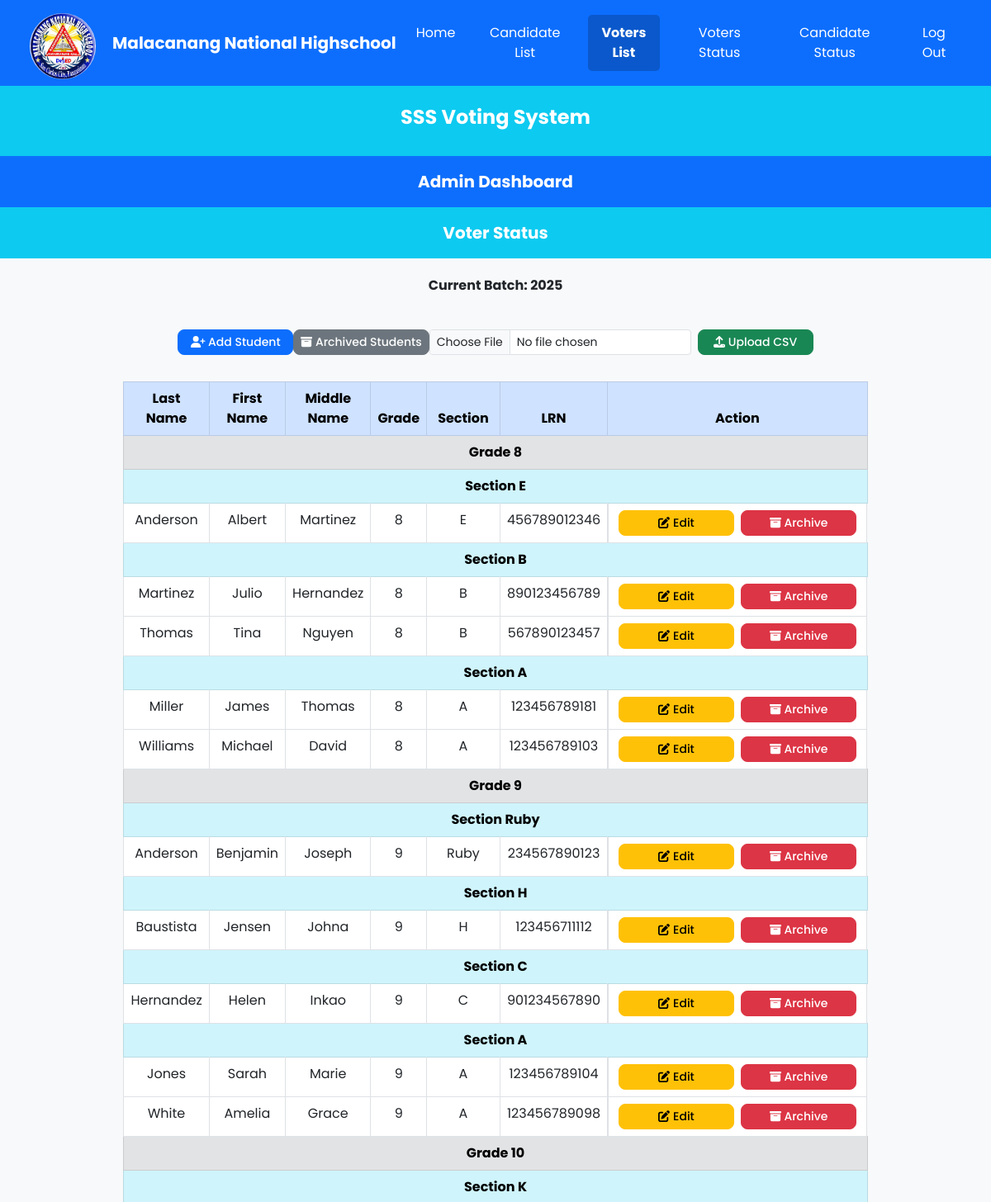
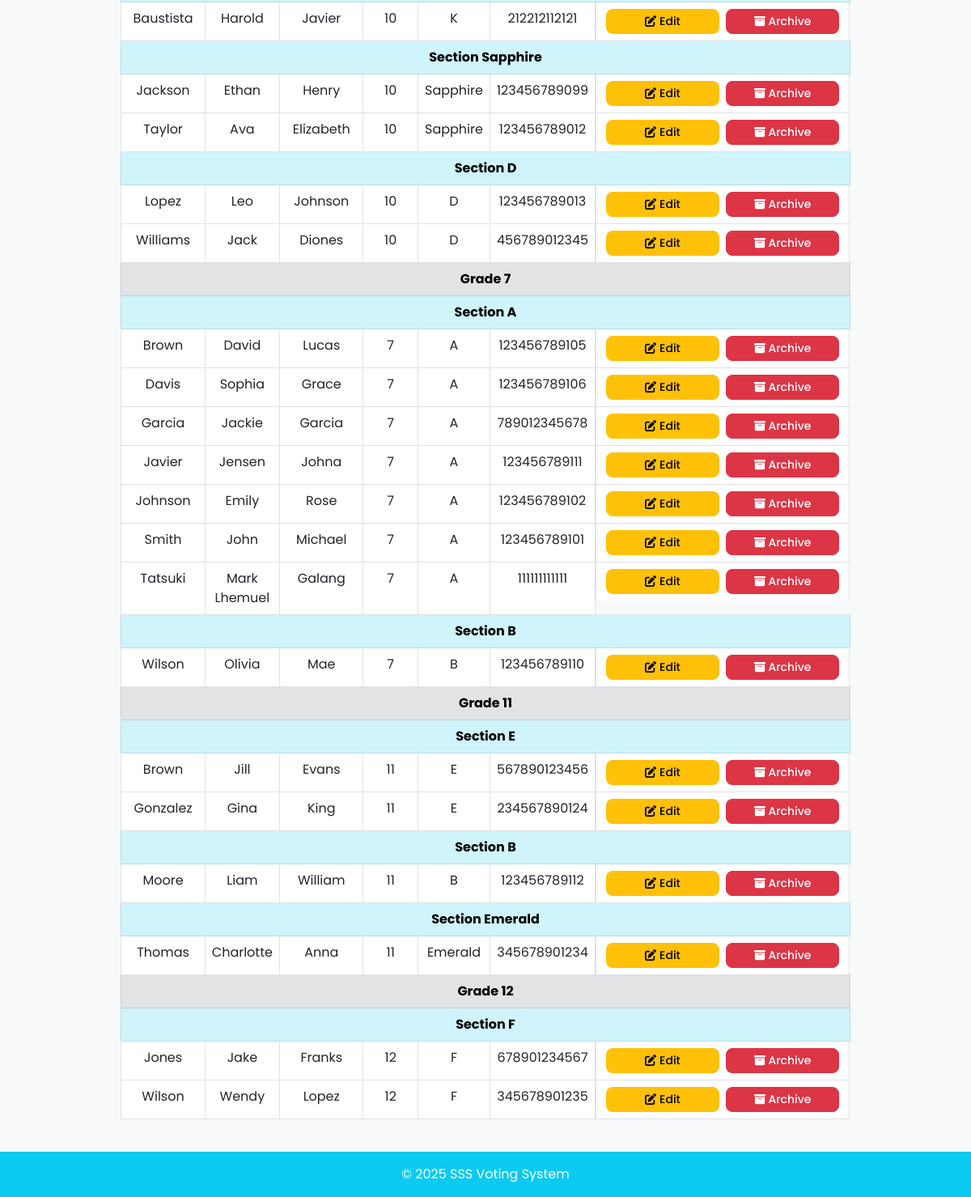
Screenshot of /school_VS/voters.php with the database file from the repository (2 pictures, top to bottom).
### tables this page shows
CREATE TABLE `current_batch` (
  `current_batchID` int(11) NOT NULL DEFAULT 1,
  `batch_number` int(11) NOT NULL,
  `updated_at` timestamp NOT NULL DEFAULT current_timestamp() ON UPDATE current_timestamp(),
  PRIMARY KEY (`current_batchID`)
);

CREATE TABLE `students` (
  `student_ID` int(11) NOT NULL AUTO_INCREMENT,
  `last_name` varchar(255) DEFAULT NULL,
  `first_name` varchar(255) DEFAULT NULL,
  `middle_name` varchar(255) DEFAULT NULL,
  `grade` int(10) NOT NULL,
  `section` varchar(50) NOT NULL,
  `lrn` varchar(20) NOT NULL,
  `status` enum('active','archived') DEFAULT 'active',
  `voted` tinyint(1) DEFAULT 0,
  `batch` int(11) DEFAULT NULL,
  PRIMARY KEY (`student_ID`),
  UNIQUE KEY `unique_student` (`lrn`,`batch`),
  UNIQUE KEY `unique_lrn_batch` (`lrn`,`batch`),
  UNIQUE KEY `lrn` (`lrn`,`batch`)
);

### school_VS/voters.php (the view, shortened to what this page needs)
<?php
include 'db_connect.php';
$currentBatchResult = $conn->query("SELECT batch_number FROM current_batch WHERE current_batchID = 1");
if ($currentBatchResult) {
    $currentBatch = $currentBatchResult->fetch_assoc()['batch_number'];
} else {
    echo "Error fetching current batch: " . $conn->error;
    exit();
}
$students = [];
if (!empty($currentBatch)) {
    $result = $conn->query("SELECT * FROM students WHERE status='active' AND batch = '$currentBatch' ORDER BY last_name, first_name, middle_name");
    if ($result) {
        while ($row = $result->fetch_assoc()) {
            $students[$row['grade']][$row['section']][] = $row;
        }
    } else {
        echo "Error fetching students: " . $conn->error;
    }
} else {
    echo "Error: Current batch is not set!";
}
$current_page = basename($_SERVER['PHP_SELF']);
?>
<!DOCTYPE html>
<html lang="en">
<head>
    <link rel="stylesheet" href="style.css" />
    <link href="https://cdn.jsdelivr.net/npm/bootstrap@5.3.0/dist/css/bootstrap.min.css" rel="stylesheet" />
</head>
<body class="bg-light">
<div class="container-fluid px-0">
    <nav class="navbar navbar-expand-lg navbar-dark bg-primary px-3">
        <img src="temp.png" alt="School Logo" class="rounded-circle mt-2" width="80" style="margin-left: 20px; margin-right: 20px;" />
        <a class="navbar-brand fw-bold text-white" href="admin_dashboard.php">Malacanang National Highschool</a>
        <div class="collapse navbar-collapse" id="navbarNav">
            <ul class="navbar-nav ms-auto">
                <li class="nav-item"><a class="nav-link <?= ($current_page == 'admin_dashboard.php') ? 'active' : ''; ?>" href="admin_dashboard.php">Home</a></li>
                <li class="nav-item"><a class="nav-link <?= ($current_page == 'canprev.php') ? 'active' : ''; ?>" href="canprev.php">Candidate List</a></li>
                <li class="nav-item"><a class="nav-link <?= ($current_page == 'voters.php') ? 'active' : ''; ?>" href="voters.php">Voters List</a></li>
                <li class="nav-item"><a class="nav-link <?= ($current_page == 'voted.php') ? 'active' : ''; ?>" href="voted.php">Voters Status</a></li>
                <li class="nav-item"><a class="nav-link <?= ($current_page == 'winners.php') ? 'active' : ''; ?>" href="winners.php">Candidate Status</a></li>
                <li class="nav-item"><a class="nav-link <?= ($current_page == 'index.php') ? 'active' : ''; ?>" href="index.php">Log Out</a></li>
            </ul>
        </div>
    </nav>
    <div class="text-center bg-info text-white py-4">
        <h1 class="fs-4 fw-bold">SSS Voting System</h1>
    </div>
    <div class="text-center py-3 bg-primary text-white fw-bold fs-5">Admin Dashboard</div>
    <div class="text-center py-3 bg-info text-white fw-bold fs-5">Voter Status</div>
    <div class="text-center py-3 bg-light text-dark fw-bold fs-5">
        <span class="fs-6">Current Batch: <?= htmlspecialchars($currentBatch); ?></span>
    </div>
    <div class="container my-4" style="width: 70%;">
        <div class="d-flex justify-content-between mb-3">
            <button class="btn btn-primary btn-sm" data-bs-toggle="modal" data-bs-target="#addStudentModal">
                <i class="fas fa-user-plus"></i> Add Student
            </button>
            <button class="btn btn-secondary btn-sm" data-bs-toggle="modal" data-bs-target="#archivedStudentsModal">
                <i class="fas fa-box-archive"></i> Archived Students
            </button>
            <form action="upload_csv.php" method="POST" enctype="multipart/form-data" class="d-flex align-items-center">
                <input type="file" name="csv_file" accept=".csv" class="form-control form-control-sm me-2" required />
                <button type="submit" class="btn btn-success btn-sm">
                    <i class="fas fa-upload"></i> Upload CSV
                </button>
            </form>
        </div>
        <table class="table table-bordered mt-3 text-center">
            <thead class="table-primary">
                <tr>
                    <th>Last Name</th>
                    <th>First Name</th>
                    <th>Middle Name</th>
                    <th>Grade</th>
                    <th>Section</th>
                    <th>LRN</th>
                    <th>Action</th>
                </tr>
            </thead>
            <tbody>
                <?php foreach ($students as $grade => $sections) { ?>
                    <tr class="table-secondary">
                        <td colspan="7" class="fw-bold">Grade <?= htmlspecialchars($grade) ?></td>
                    </tr>
                    <?php foreach ($sections as $section => $studentList) { ?>
                        <tr class="table-info">
                            <td colspan="7" class="fw-bold">Section <?= htmlspecialchars($section) ?></td>
                        </tr>
                        <?php foreach ($studentList as $row) { ?>
                            <tr>
                                <td><?= htmlspecialchars($row['last_name']); ?></td>
                                <td><?= htmlspecialchars($row['first_name']); ?></td>
                                <td><?= htmlspecialchars($row['middle_name']); ?></td>
                                <td><?= htmlspecialchars($row['grade']); ?></td>
                                <td><?= htmlspecialchars($row['section']); ?></td>
                                <td><?= htmlspecialchars($row['lrn']); ?></td>
                                <td class="d-flex justify-content-center">
                                    <button class="btn btn-warning btn-sm mx-1 edit-btn"
                                        data-id="<?= $row['student_ID']; ?>"
                                        data-lastname="<?= $row['last_name']; ?>"
                                        data-firstname="<?= $row['first_name']; ?>"
                                        data-middlename="<?= $row['middle_name']; ?>"
                                        data-grade="<?= $row['grade']; ?>"
                                        data-section="<?= $row['section']; ?>"
                                        data-lrn="<?= $row['lrn']; ?>"
                                        data-bs-toggle="modal"
                                        data-bs-target="#editStudentModal">
                                        <i class="fas fa-edit"></i> Edit
                                    </button>
                                    <a href="archive_student.php?student_ID=<?= $row['student_ID']; ?>" class="btn btn-danger btn-sm mx-1">
                                        <i class="fas fa-archive"></i> Archive
                                    </a>
                                </td>
                            </tr>
                        <?php } ?>
                    <?php } ?>
                <?php } ?>
            </tbody>
        </table>
    </div>
    <footer class="text-center bg-info text-white py-3 mt-4">&copy; 2025 SSS Voting System</footer>
</div>
</body>
</body>
</html>

### school_VS/style.css (style rules this page uses)
* { box-sizing: border-box; margin: 0; padding: 0; font-family: 'Poppins', sans-serif; }
body { background-color: aqua; display: flex; flex-direction: column; align-items: center; width: 100vw; overflow-x: hidden; margin: 0; padding: 0; }
.container { display: flex; flex-direction: column; width: 100vw; align-items: center; margin: 0; padding: 0; }
.navbar { display: flex; justify-content: flex-end; width: 100vw; background-color: #16719b; }
.navbar ul { display: flex; gap: 20px; padding: 10px 0; list-style: none; margin: 0 20px; }
.navbar li a { color: white; text-align: center; padding: 10px 20px; font-size: 16px; text-decoration: none; transition: 0.3s; }
input, button { padding: 8px; font-size: 16px; border: none; border-radius: 5px; }
button { cursor: pointer; transition: 0.3s; background-color: rgb(72, 150, 205); color: white; }

### school_VS/voters.php (style rules this page uses)
.navbar-nav .nav-link { color: white !important; transition: background-color 0.3s ease, color 0.3s ease; }
.navbar-nav .nav-link.active { font-weight: bold; color: #fff !important; background-color: rgba(0, 0, 0, 0.2); border-radius: 5px; }
.btn { min-width: 140px; font-weight: 500; border-radius: 8px; }

### rows the page displays
current_batch: batch_number "2025"
students: last_name "Anderson", first_name "Albert", middle_name "Martinez", grade "8", section "E", lrn "456789012346"
students: last_name "Martinez", first_name "Julio", middle_name "Hernandez", grade "8", section "B", lrn "890123456789"
students: last_name "Thomas", first_name "Tina", middle_name "Nguyen", grade "8", section "B", lrn "567890123457"
students: last_name "Miller", first_name "James", middle_name "Thomas", grade "8", section "A", lrn "123456789181"
students: last_name "Williams", first_name "Michael", middle_name "David", grade "8", section "A", lrn "123456789103"
students: last_name "Anderson", first_name "Benjamin", middle_name "Joseph", grade "9", section "Ruby", lrn "234567890123"
students: last_name "Baustista", first_name "Jensen", middle_name "Johna", grade "9", section "H", lrn "123456711112"
students: last_name "Hernandez", first_name "Helen", middle_name "Inkao", grade "9", section "C", lrn "901234567890"
students: last_name "Jones", first_name "Sarah", middle_name "Marie", grade "9", section "A", lrn "123456789104"
students: last_name "White", first_name "Amelia", middle_name "Grace", grade "9", section "A", lrn "123456789098"
students: last_name "Baustista", first_name "Harold", middle_name "Javier", grade "10", section "K", lrn "212212112121"
students: last_name "Jackson", first_name "Ethan", middle_name "Henry", grade "10", section "Sapphire", lrn "123456789099"
students: last_name "Taylor", first_name "Ava", middle_name "Elizabeth", grade "10", section "Sapphire", lrn "123456789012"
students: last_name "Lopez", first_name "Leo", middle_name "Johnson", grade "10", section "D", lrn "123456789013"
students: last_name "Williams", first_name "Jack", middle_name "Diones", grade "10", section "D", lrn "456789012345"
students: last_name "Brown", first_name "David", middle_name "Lucas", grade "7", section "A", lrn "123456789105"
students: last_name "Davis", first_name "Sophia", middle_name "Grace", grade "7", section "A", lrn "123456789106"
students: last_name "Garcia", first_name "Jackie", middle_name "Garcia", grade "7", section "A", lrn "789012345678"
students: last_name "Javier", first_name "Jensen", middle_name "Johna", grade "7", section "A", lrn "123456789111"
students: last_name "Johnson", first_name "Emily", middle_name "Rose", grade "7", section "A", lrn "123456789102"
students: last_name "Smith", first_name "John", middle_name "Michael", grade "7", section "A", lrn "123456789101"
students: last_name "Tatsuki", first_name "Mark Lhemuel", middle_name "Galang", grade "7", section "A", lrn "111111111111"
students: last_name "Wilson", first_name "Olivia", middle_name "Mae", grade "7", section "B", lrn "123456789110"
students: last_name "Brown", first_name "Jill", middle_name "Evans", grade "11", section "E", lrn "567890123456"
students: last_name "Gonzalez", first_name "Gina", middle_name "King", grade "11", section "E", lrn "234567890124"
students: last_name "Moore", first_name "Liam", middle_name "William", grade "11", section "B", lrn "123456789112"
students: last_name "Thomas", first_name "Charlotte", middle_name "Anna", grade "11", section "Emerald", lrn "345678901234"
students: last_name "Jones", first_name "Jake", middle_name "Franks", grade "12", section "F", lrn "678901234567"
students: last_name "Wilson", first_name "Wendy", middle_name "Lopez", grade "12", section "F", lrn "345678901235"

### other values shown
$grade "8"
$section "E"
$section "B"
$section "A"
$grade "9"
$section "Ruby"
$section "H"
$section "C"
$grade "10"
$section "K"
$section "Sapphire"
$section "D"
$grade "7"
$grade "11"
$section "Emerald"
